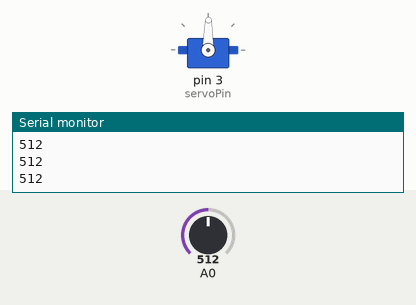
Recording of a sketch running on a simulated Arduino Uno, built with avr-gcc and run on an emulated ATmega328P. Shown: servo, the last lines printed to the serial monitor. The test bench sets the inputs (shaded band); at power-on: A0 = 512.

Above: at 1.2 s.
1.3 s: A0 set to 716
At 2.1 s:
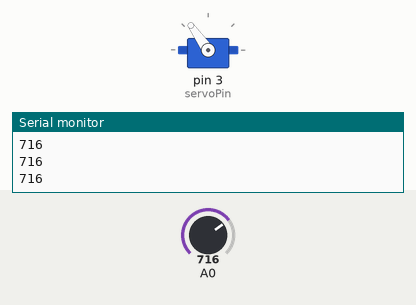
2.8 s: A0 set to 900
At 3.4 s:
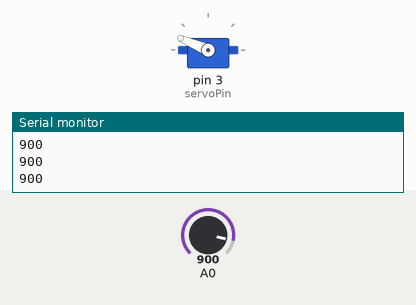
4.3 s: A0 set to 1023
At 5.5 s:
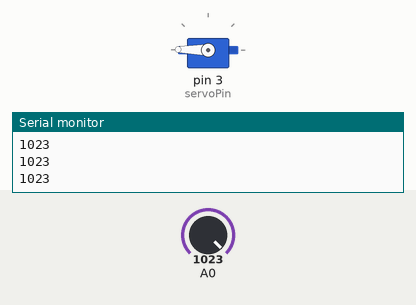
5.8 s: A0 set to 306
At 7.0 s:
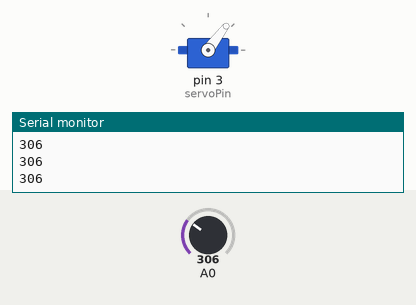
7.3 s: A0 set to 122
At 8.0 s:
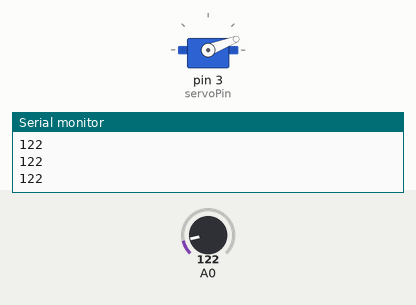
8.8 s: A0 set to 511
At 10.3 s:
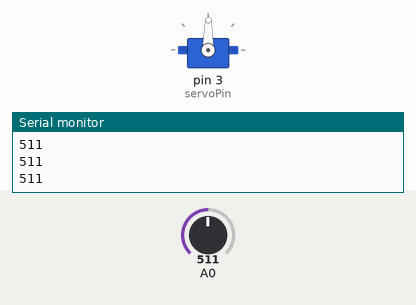
Timing chart, 0 to 11.3 s (numbered marks = the images above; inputs shaded):
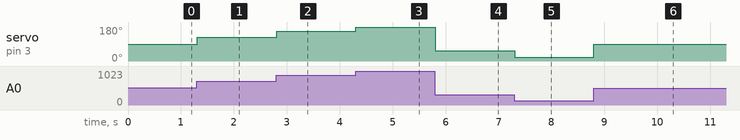

The sketch:

servo.ino
```cpp
#include <Arduino.h>
#include <Servo.h>

Servo servoMotor;
int servoPin = 3;

void setup() {
    Serial.begin(9600);
    servoMotor.attach(servoPin);
}

void loop() {
    int analogValue = analogRead(A0);
    Serial.println(analogValue);

    int servoAngle = map(analogValue, 0, 1023, 0, 179);
    servoMotor.write(servoAngle);
}
```

Measured:
- after the input at 1.3 s, servo on pin 3 (servoPin): 89° → 125° at once
- after the input at 2.8 s, servo on pin 3 (servoPin): 125° → 157° at once
- after the input at 4.3 s, servo on pin 3 (servoPin): 157° → 179° at once
- after the input at 5.8 s, servo on pin 3 (servoPin): 179° → 53° at once
- after the input at 7.3 s, servo on pin 3 (servoPin): 53° → 21° at once
- after the input at 8.8 s, servo on pin 3 (servoPin): 21° → 89° at once
